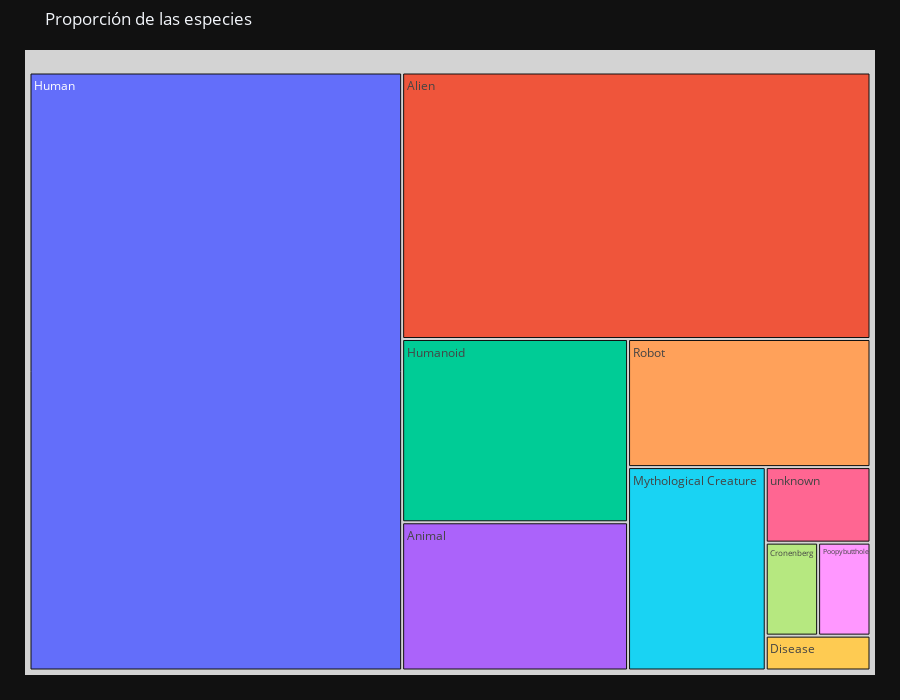

Notebook cell for this chart:
### Code cell
fig = px.treemap(df, path=['Species'],height=700, title='Proporción de las especies',template= 'plotly_dark')
fig.update_traces(root_color="lightgrey")
fig.update_layout(margin = dict(t=50, l=25, r=25, b=25))
fig.show()

### Figure 1 — Plotly figure (JSON) as saved in the notebook; plotly's stock layout.template omitted (floating-point values rounded to 4 significant figures)
{"data": [{"branchvalues": "total", "domain": {"x": [0, 1], "y": [0, 1]}, "hovertemplate": "labels=%{label}<br>count=%{value}<br>parent=%{parent}<br>id=%{id}<extra></extra>", "ids": ["Alien", "Animal", "Cronenberg", "Disease", "Human", "Humanoid", "Mythological Creature", "Poopybutthole", "Robot", "unknown"], "labels": ["Alien", "Animal", "Cronenberg", "Disease", "Human", "Humanoid", "Mythological Creature", "Poopybutthole", "Robot", "unknown"], "name": "", "parents": ["", "", "", "", "", "", "", "", "", ""], "root": {"color": "lightgrey"}, "type": "treemap", "values": [205, 55, 8, 6, 366, 68, 46, 8, 51, 13]}], "layout": {"height": 700, "legend": {"tracegroupgap": 0}, "margin": {"b": 25, "l": 25, "r": 25, "t": 50}, "title": {"text": "Proporción de las especies"}}}
